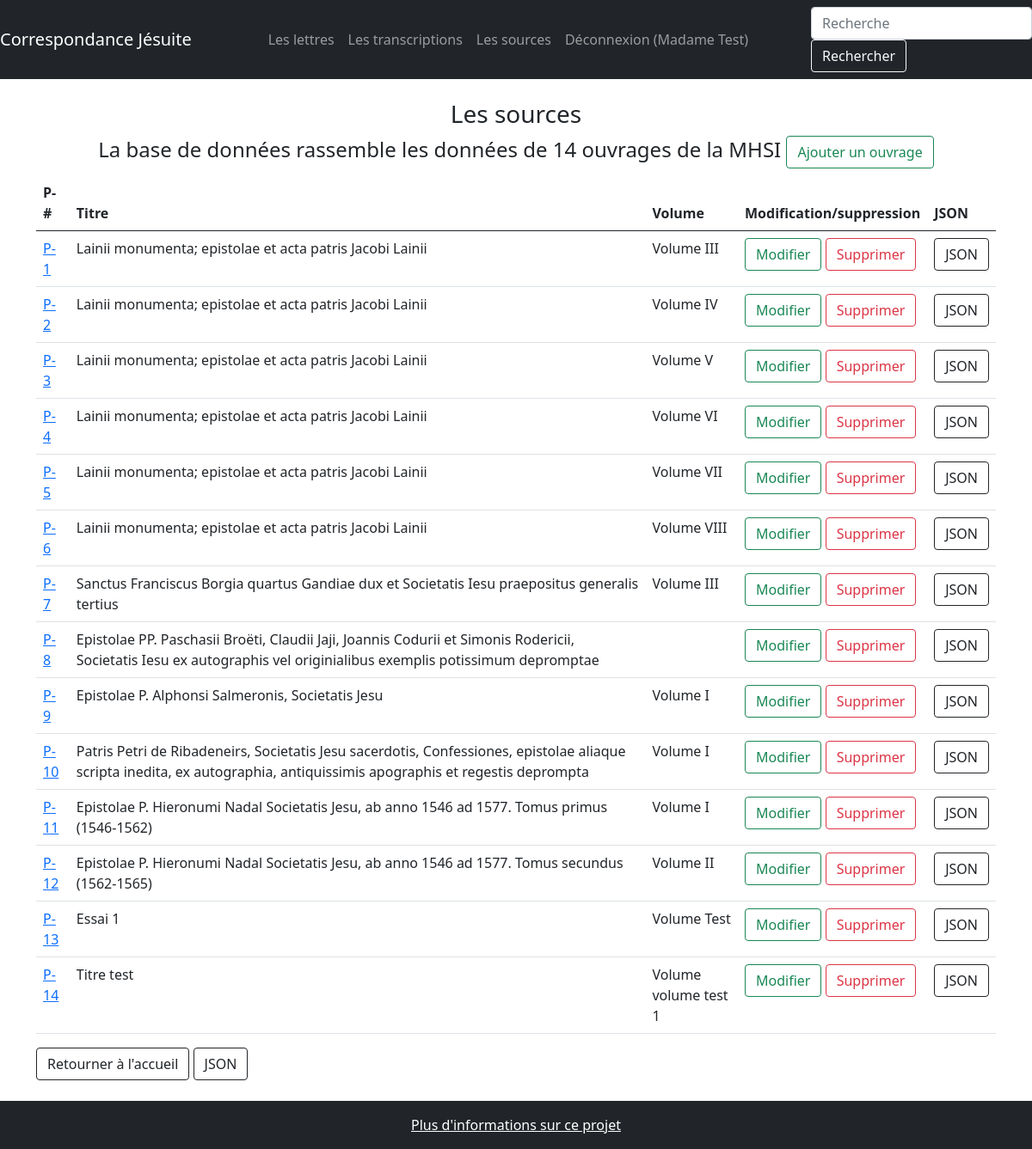
Screenshot of /publications (signed in) with the database file from the repository.
### correspondance/modeles/utilisateurs.py (models this page shows, shortened)
class Utilisateur(UserMixin, db.Model):
    __tablename__ = "utilisateur"
    ut_id = db.Column(db.Integer, unique=True, nullable=False, primary_key=True, autoincrement=True)
    ut_nom = db.Column(db.Text, nullable=False)
    ut_login = db.Column(db.Text, nullable=False)
    ut_mdp = db.Column(db.Text, nullable=False)
    ut_mail = db.Column(db.Text, nullable=False)
    contributions = db.relationship("Contribution", back_populates="utilisateur")

### correspondance/modeles/donnees.py (models this page shows, shortened)
class Publication(db.Model):
    __tablename__ = "publication"
    publication_id = db.Column(db.Integer, unique=True, nullable=False, primary_key=True, autoincrement=True)
    publication_titre = db.Column(db.Text)
    publication_volume = db.Column(db.Text)
    contributions = db.relationship("Contribution", back_populates="publication")

### correspondance/routes/generic.py (the view)
@app.route('/publications', methods=["POST", "GET"])
def publications():
    publications = Publication.query.all()
    return render_template('pages/publications.html', nom="Correspondance jésuite", publications=publications)

### correspondance/modeles/utilisateurs.py (called while the page is built)
@login.user_loader
def trouver_utilisateur_via_id(identifiant):
    return Utilisateur.query.get(int(identifiant))

### correspondance/templates/pages/publications.html (shortened to what this page needs)
{% extends "conteneur.html" %}
{%block corps%}
<div>
        <br/>
        <h3 class="text-center">Les sources</h3>
        {% if publications %}
        <h4 class="text-center" >La base de données rassemble les données de {{publications|length}} ouvrages de la MHSI
        {% if current_user.is_authenticated %}
        <a class="btn btn-outline-success" role="button" href="{{url_for('publication_creation')}}">Ajouter un ouvrage</a>
        {% endif %}
        </h4>
        </div>
        <table class="table">
                <thead>
                        <tr>
                                <th>P-#</th>
                                <th>Titre</th>
                                <th>Volume</th>
                                {% if current_user.is_authenticated %}
                                <th>Modification/suppression</th>
                                {% endif %}
                                <th>JSON</th>
                        </tr>
                </thead>
                <tbody>
                {% for publication in publications %}
                <tr>
                        <td><a href={{url_for('unique_publication',publication_id=publication.publication_id)}}> P-{{publication.publication_id}}</a></td>
                        <td width=60%> {{publication.publication_titre}} </td>
                        <td> {% if publication.publication_volume %}
                         Volume {{publication.publication_volume}}
                        {% endif %}
                        </td>
                        <td>
                        {% if current_user.is_authenticated %}
                        <a class="btn btn-outline-success" role="button" href={{url_for('edition_publication',publication_id=publication.publication_id)}}>Modifier</a>
                        <a class="btn btn-outline-danger" role="button" href={{url_for('suppression_publication',publication_id=publication.publication_id)}}>Supprimer</a>
                        {% endif %}
                        </td>
                        <td>
                             <a class="btn btn-outline-dark" role="button" href="{{url_for('api_publication_unique', publication_id=publication.publication_id)}}">JSON</a>
                        </td>
                </tr>
                {% endfor %}
                </tbody>
        </table>
        {% else %}
        <p>La base de données est en cours de constitution</p>
        {% endif %}
<div>
        <a class="btn btn-outline-dark" role="button" href="{{url_for('accueil')}}">Retourner à l'accueil</a>
        <a class="btn btn-outline-dark" role="button" href="{{url_for('api_publications')}}">JSON</a>
</div>
<br/>
{%endblock%}

### correspondance/templates/conteneur.html (shortened to what this page needs)
<!DOCTYPE html>
<html lang="fr">
    <head>
        {% include "partials/css.html"%}
    </head>
    <body>
        <nav class="navbar navbar-expand-md navbar-dark bg-dark justify-content-between">
            <a class="navbar-brand" href="{{ url_for('accueil') }}">Correspondance Jésuite</a>
            <ul class="navbar-nav mr-auto">
                <li class="nav-item">
                    <a class="nav-link" href="{{url_for('lettres')}}">Les lettres</a>
                </li>
                <li class="nav-item">
                    <a class="nav-link" href="{{url_for('transcriptions')}}">Les transcriptions</a>
                </li>
                <li>
                    <a class="nav-link" href="{{url_for('publications')}}">Les sources</a>
                </li>
                {% if not current_user.is_authenticated %}
                <li class="nav-item">
                    <a class="nav-link" href="{{url_for('inscription')}}">Inscription</a>
                </li>
                <li class="nav-item">
                    <a class="nav-link" href="{{url_for('connexion')}}">Connexion</a>
                </li>
                {% else %}
                <li class="nav-item">
                    <a class="nav-link" href="{{url_for('deconnexion')}}">Déconnexion ({{current_user.ut_nom}})</a>
                </li>
                {% endif %}
                </ul>
                <form class="form-inline my-2 my-lg-0" action="{{url_for('recherche')}}" method="GET">
                    <input class="form-control mr-sm-2" name="keyword" type="search" placeholder="Recherche" aria-label="Recherche">
                    <button class="btn btn-outline-light my-2 my-sm-0" type="submit">Rechercher</button>
                </form>
              </nav>
          <div class="container">
              <div class="row">
                <div class="col">
                    {% block corps %}{% endblock %}
                </div>
              </div>
          </div>
    </body>
{% block footer %}
    <footer class="bg-dark" style="background-color: rgba(0, 0, 0, 0.2);">
        <div class="container" style="padding: 1em; text-align: center">
        <a  class="text-white" href={{url_for('projet')}}>Plus d'informations sur ce projet</a>
        </div>
    </footer>
{% endblock %}
</html>

### rows the page displays
Utilisateur: ut_nom "Madame Test"
Publication: publication_id "1", publication_titre "Lainii monumenta; epistolae et acta patris Jacobi Lainii", publication_volume "III"
Publication: publication_id "2", publication_titre "Lainii monumenta; epistolae et acta patris Jacobi Lainii", publication_volume "IV"
Publication: publication_id "3", publication_titre "Lainii monumenta; epistolae et acta patris Jacobi Lainii", publication_volume "V"
Publication: publication_id "4", publication_titre "Lainii monumenta; epistolae et acta patris Jacobi Lainii", publication_volume "VI"
Publication: publication_id "5", publication_titre "Lainii monumenta; epistolae et acta patris Jacobi Lainii", publication_volume "VII"
Publication: publication_id "6", publication_titre "Lainii monumenta; epistolae et acta patris Jacobi Lainii", publication_volume "VIII"
Publication: publication_id "7", publication_titre "Sanctus Franciscus Borgia quartus Gandiae dux et Societatis Iesu praepositus generalis tertius", publication_volume "III"
Publication: publication_id "8", publication_titre "Epistolae PP. Paschasii Broëti, Claudii Jaji, Joannis Codurii et Simonis Rodericii, Societatis Iesu ex autographis vel originialibus exemplis potissimum depromptae"
Publication: publication_id "9", publication_titre "Epistolae P. Alphonsi Salmeronis, Societatis Jesu", publication_volume "I"
Publication: publication_id "10", publication_titre "Patris Petri de Ribadeneirs, Societatis Jesu sacerdotis, Confessiones, epistolae aliaque scripta inedita, ex autographia, antiquissimis apographis et regestis deprompta", publication_volume "I"
Publication: publication_id "11", publication_titre "Epistolae P. Hieronumi Nadal Societatis Jesu, ab anno 1546 ad 1577. Tomus primus (1546-1562)", publication_volume "I"
Publication: publication_id "12", publication_titre "Epistolae P. Hieronumi Nadal Societatis Jesu, ab anno 1546 ad 1577. Tomus secundus (1562-1565)", publication_volume "II"
Publication: publication_id "13", publication_titre "Essai 1", publication_volume "Test"
Publication: publication_id "14", publication_titre "Titre test", publication_volume "volume test 1"

### other values shown
{{ publications|length }} "14"
